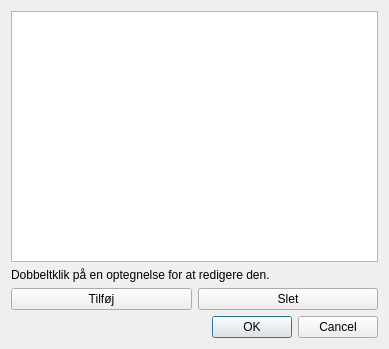
<?xml version="1.0" encoding="UTF-8"?>
<ui version="4.0">
 <class>SqlManager</class>
 <widget class="QDialog" name="SqlManager">
  <property name="geometry">
   <rect>
    <x>0</x>
    <y>0</y>
    <width>389</width>
    <height>349</height>
   </rect>
  </property>
  <property name="windowTitle">
   <string>Dialog</string>
  </property>
  <layout class="QVBoxLayout" name="verticalLayout">
   <item>
    <widget class="QTableView" name="tableView">
     <property name="selectionBehavior">
      <enum>QAbstractItemView::SelectRows</enum>
     </property>
    </widget>
   </item>
   <item>
    <widget class="QLabel" name="label">
     <property name="text">
      <string>Dobbeltklik på en optegnelse for at redigere den.</string>
     </property>
    </widget>
   </item>
   <item>
    <layout class="QGridLayout" name="gridLayout">
     <item row="0" column="0">
      <widget class="QPushButton" name="addButton">
       <property name="text">
        <string>Tilføj</string>
       </property>
      </widget>
     </item>
     <item row="0" column="1">
      <widget class="QPushButton" name="removeButton">
       <property name="text">
        <string>Slet</string>
       </property>
      </widget>
     </item>
    </layout>
   </item>
   <item>
    <widget class="QDialogButtonBox" name="buttonBox">
     <property name="orientation">
      <enum>Qt::Horizontal</enum>
     </property>
     <property name="standardButtons">
      <set>QDialogButtonBox::Cancel|QDialogButtonBox::Ok</set>
     </property>
    </widget>
   </item>
  </layout>
 </widget>
 <resources/>
 <connections>
  <connection>
   <sender>buttonBox</sender>
   <signal>accepted()</signal>
   <receiver>SqlManager</receiver>
   <slot>accept()</slot>
   <hints>
    <hint type="sourcelabel">
     <x>248</x>
     <y>254</y>
    </hint>
    <hint type="destinationlabel">
     <x>157</x>
     <y>274</y>
    </hint>
   </hints>
  </connection>
  <connection>
   <sender>buttonBox</sender>
   <signal>rejected()</signal>
   <receiver>SqlManager</receiver>
   <slot>reject()</slot>
   <hints>
    <hint type="sourcelabel">
     <x>316</x>
     <y>260</y>
    </hint>
    <hint type="destinationlabel">
     <x>286</x>
     <y>274</y>
    </hint>
   </hints>
  </connection>
 </connections>
</ui>
